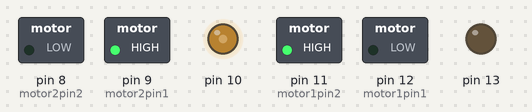
The sketch below on a simulated Arduino Uno, built with avr-gcc and run on an emulated ATmega328P. Parts: switched loads named in the sketch (green lamp = pin HIGH), output pins drawn as LEDs (lit = HIGH).

Above: at 0.05 s.
At 6.6 s:
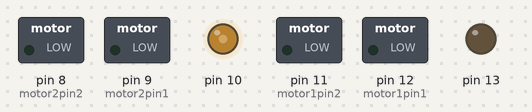
Timing chart, 0 to 7.6 s (numbered marks = the images above):
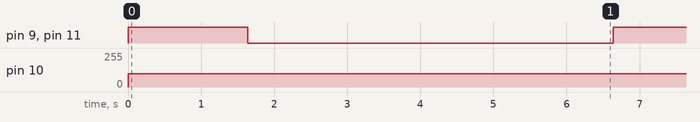

The sketch:

timed_rotate_360.ino
```cpp
int motor1pin1 = 12;
int motor1pin2 = 11;
const int motor2Enable = 13;
const int motor1Enable = 10;

int motor2pin1 = 9;
int motor2pin2 = 8;

void setup() {
  // put your setup code here, to run once:
  Serial.begin(9600);
  pinMode(motor1pin1, OUTPUT);
  pinMode(motor1pin2, OUTPUT);
  pinMode(motor2pin1, OUTPUT);
  pinMode(motor2pin2, OUTPUT);
  pinMode(7 , INPUT);
  pinMode(13, OUTPUT);
  pinMode(10, OUTPUT);
}

void loop() {
  // put your main code here, to run repeatedly:
  analogWrite(13, 100);  // Motor1 speed
  analogWrite(10, 100);  // Motor2 speed

  digitalWrite(motor1pin1, LOW);
  digitalWrite(motor1pin2, HIGH);

  digitalWrite(motor2pin1, HIGH);
  digitalWrite(motor2pin2, LOW);

  delay(1640);
  digitalWrite(motor1pin1, LOW);
  digitalWrite(motor1pin2, LOW);

  digitalWrite(motor2pin1, LOW);
  digitalWrite(motor2pin2, LOW);
  delay(5000);

}
```

Measured:
- by itself, pin 9 (motor2pin1), pin 11 (motor1pin2): alternates HIGH for 1.6 s and LOW for 5.0 s
- by itself, pin 10: 0/255 → 100/255 at 0.00 s
